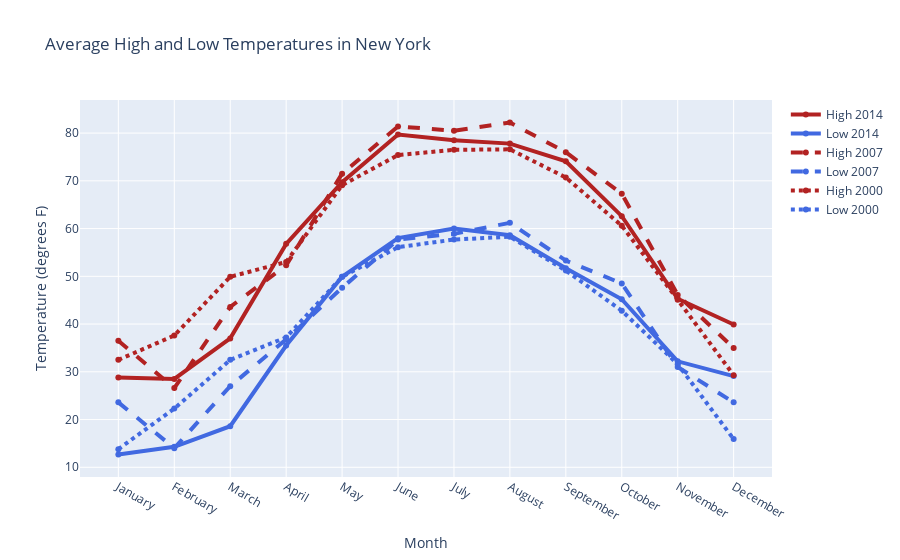

This figure's notebook cell:
### Code cell
import plotly.graph_objects as go

# Add data
month = ['January', 'February', 'March', 'April', 'May', 'June', 'July',
         'August', 'September', 'October', 'November', 'December']
high_2000 = [32.5, 37.6, 49.9, 53.0, 69.1, 75.4, 76.5, 76.6, 70.7, 60.6, 45.1, 29.3]
low_2000 = [13.8, 22.3, 32.5, 37.2, 49.9, 56.1, 57.7, 58.3, 51.2, 42.8, 31.6, 15.9]
high_2007 = [36.5, 26.6, 43.6, 52.3, 71.5, 81.4, 80.5, 82.2, 76.0, 67.3, 46.1, 35.0]
low_2007 = [23.6, 14.0, 27.0, 36.8, 47.6, 57.7, 58.9, 61.2, 53.3, 48.5, 31.0, 23.6]
high_2014 = [28.8, 28.5, 37.0, 56.8, 69.7, 79.7, 78.5, 77.8, 74.1, 62.6, 45.3, 39.9]
low_2014 = [12.7, 14.3, 18.6, 35.5, 49.9, 58.0, 60.0, 58.6, 51.7, 45.2, 32.2, 29.1]

fig = go.Figure()
# Create and style traces
fig.add_trace(go.Scatter(x=month, y=high_2014, name='High 2014',
                         line=dict(color='firebrick', width=4)))
fig.add_trace(go.Scatter(x=month, y=low_2014, name = 'Low 2014',
                         line=dict(color='royalblue', width=4)))
fig.add_trace(go.Scatter(x=month, y=high_2007, name='High 2007',
                         line=dict(color='firebrick', width=4,
                              dash='dash') # dash options include 'dash', 'dot', and 'dashdot'
))
fig.add_trace(go.Scatter(x=month, y=low_2007, name='Low 2007',
                         line = dict(color='royalblue', width=4, dash='dash')))
fig.add_trace(go.Scatter(x=month, y=high_2000, name='High 2000',
                         line = dict(color='firebrick', width=4, dash='dot')))
fig.add_trace(go.Scatter(x=month, y=low_2000, name='Low 2000',
                         line=dict(color='royalblue', width=4, dash='dot')))

# Edit the layout
fig.update_layout(
        title=dict(
            text='Average High and Low Temperatures in New York'
        ),
        xaxis=dict(
            title=dict(
                text='Month'
            )
        ),
        yaxis=dict(
            title=dict(
                text='Temperature (degrees F)'
            )
        ),
)


fig.show()

### Figure 1 — Plotly figure (JSON) as saved in the notebook; plotly's stock layout.template omitted (floating-point values rounded to 4 significant figures)
{"data": [{"line": {"color": "firebrick", "width": 4}, "name": "High 2014", "type": "scatter", "x": ["January", "February", "March", "April", "May", "June", "July", "August", "September", "October", "November", "December"], "y": [28.8, 28.5, 37, 56.8, 69.7, 79.7, 78.5, 77.8, 74.1, 62.6, 45.3, 39.9]}, {"line": {"color": "royalblue", "width": 4}, "name": "Low 2014", "type": "scatter", "x": ["January", "February", "March", "April", "May", "June", "July", "August", "September", "October", "November", "December"], "y": [12.7, 14.3, 18.6, 35.5, 49.9, 58, 60, 58.6, 51.7, 45.2, 32.2, 29.1]}, {"line": {"color": "firebrick", "dash": "dash", "width": 4}, "name": "High 2007", "type": "scatter", "x": ["January", "February", "March", "April", "May", "June", "July", "August", "September", "October", "November", "December"], "y": [36.5, 26.6, 43.6, 52.3, 71.5, 81.4, 80.5, 82.2, 76, 67.3, 46.1, 35]}, {"line": {"color": "royalblue", "dash": "dash", "width": 4}, "name": "Low 2007", "type": "scatter", "x": ["January", "February", "March", "April", "May", "June", "July", "August", "September", "October", "November", "December"], "y": [23.6, 14, 27, 36.8, 47.6, 57.7, 58.9, 61.2, 53.3, 48.5, 31, 23.6]}, {"line": {"color": "firebrick", "dash": "dot", "width": 4}, "name": "High 2000", "type": "scatter", "x": ["January", "February", "March", "April", "May", "June", "July", "August", "September", "October", "November", "December"], "y": [32.5, 37.6, 49.9, 53, 69.1, 75.4, 76.5, 76.6, 70.7, 60.6, 45.1, 29.3]}, {"line": {"color": "royalblue", "dash": "dot", "width": 4}, "name": "Low 2000", "type": "scatter", "x": ["January", "February", "March", "April", "May", "June", "July", "August", "September", "October", "November", "December"], "y": [13.8, 22.3, 32.5, 37.2, 49.9, 56.1, 57.7, 58.3, 51.2, 42.8, 31.6, 15.9]}], "layout": {"title": {"text": "Average High and Low Temperatures in New York"}, "xaxis": {"title": {"text": "Month"}}, "yaxis": {"title": {"text": "Temperature (degrees F)"}}}}
